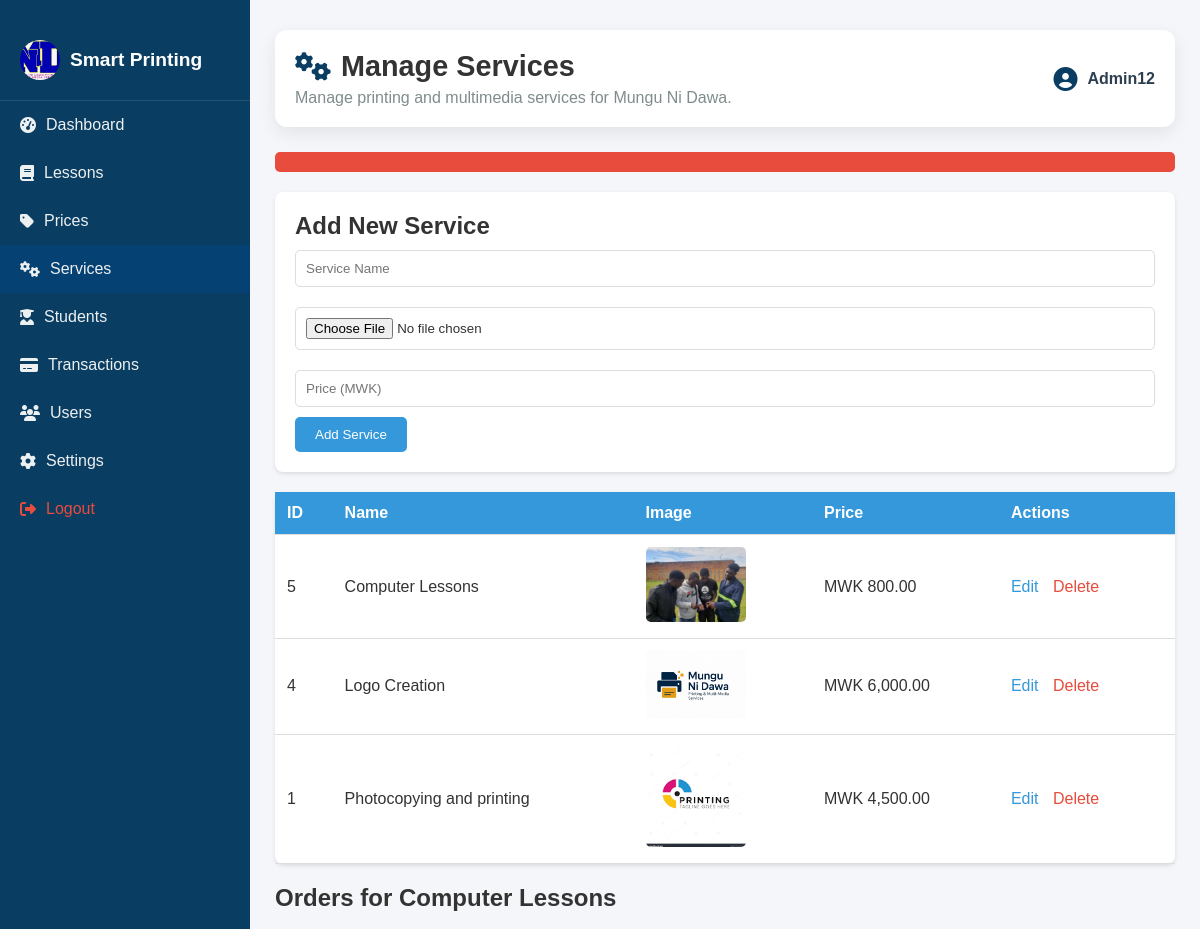
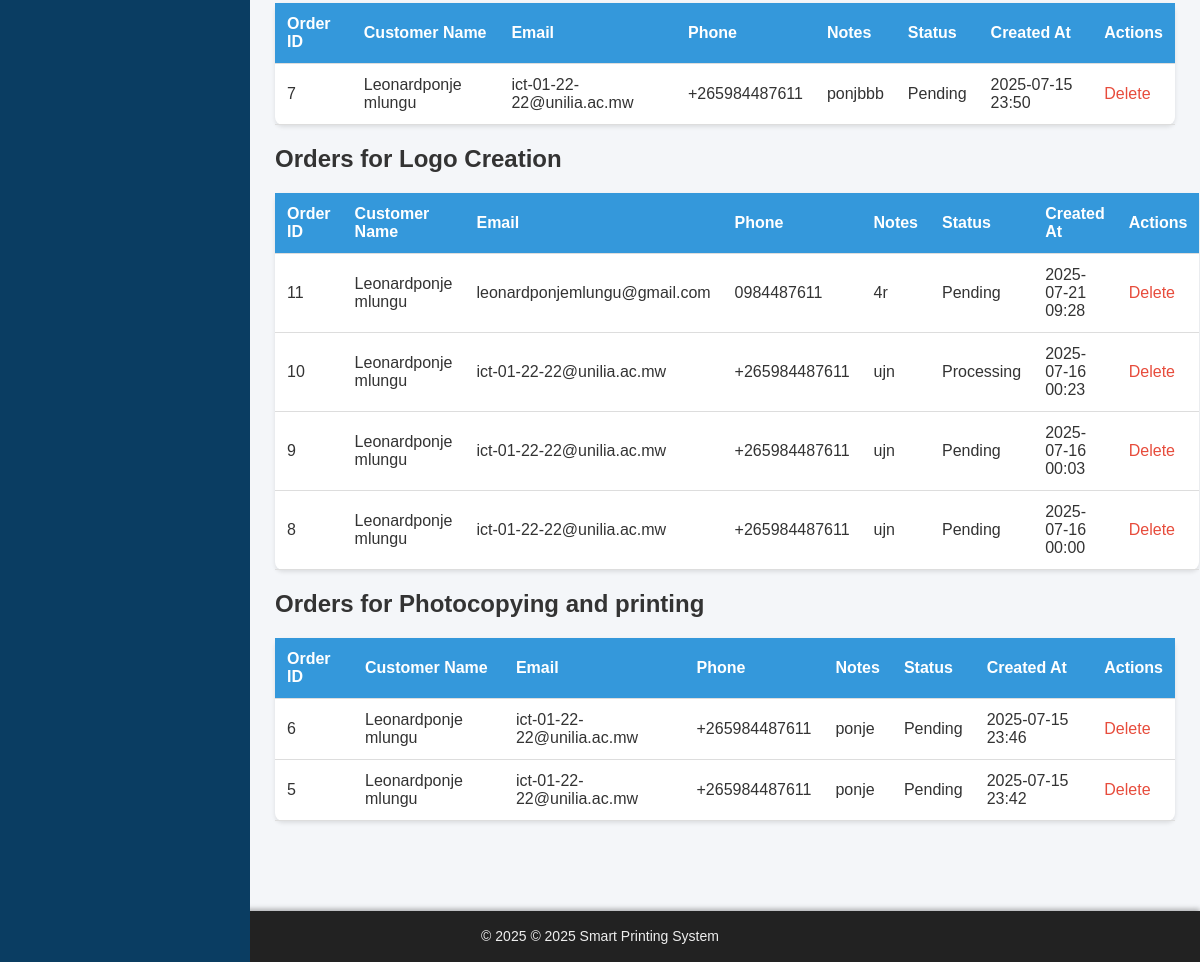
/admin/manage_services.php (signed in), run on the app's committed database (2 pictures, top to bottom).
### tables this page shows
CREATE TABLE IF NOT EXISTS `settings` (
  `id` int NOT NULL AUTO_INCREMENT,
  `business_name` varchar(255) NOT NULL DEFAULT 'Smart Printing System',
  `logo_path` varchar(255) DEFAULT 'assets/images/MND.jpeg',
  `contact_email` varchar(100) DEFAULT 'admin@example.com',
  `phone` varchar(50) DEFAULT NULL,
  `address` text,
  `paychangu_api_key` text,
  `mysql_user` varchar(50) DEFAULT 'root',
  `mysql_password` varchar(100) DEFAULT NULL,
  `created_at` timestamp NULL DEFAULT CURRENT_TIMESTAMP,
  `updated_at` timestamp NULL DEFAULT CURRENT_TIMESTAMP ON UPDATE CURRENT_TIMESTAMP,
  `site_timezone` varchar(100) DEFAULT 'Africa/Blantyre',
  `footer_text` varchar(255) DEFAULT '© 2025 Mungu Ni Dawa',
  `maintenance_mode` tinyint(1) DEFAULT '0',
  PRIMARY KEY (`id`)
);

CREATE TABLE IF NOT EXISTS `services` (
  `id` int NOT NULL AUTO_INCREMENT,
  `name` varchar(100) NOT NULL,
  `image` varchar(255) DEFAULT NULL,
  `category` varchar(50) DEFAULT NULL,
  `description` text,
  `created_at` timestamp NULL DEFAULT CURRENT_TIMESTAMP,
  `price` decimal(10,2) NOT NULL DEFAULT '0.00',
  PRIMARY KEY (`id`)
);

CREATE TABLE IF NOT EXISTS `orders` (
  `id` int NOT NULL AUTO_INCREMENT,
  `user_id` int DEFAULT NULL,
  `full_name` varchar(100) DEFAULT NULL,
  `service_id` int DEFAULT NULL,
  `document_path` varchar(255) DEFAULT NULL,
  `status` varchar(20) DEFAULT 'pending',
  `payment_status` varchar(20) DEFAULT 'unpaid',
  `created_at` timestamp NULL DEFAULT CURRENT_TIMESTAMP,
  `notes` text,
  `email` varchar(100) DEFAULT NULL,
  `phone` varchar(20) DEFAULT NULL,
  PRIMARY KEY (`id`),
  KEY `user_id` (`user_id`),
  KEY `service_id` (`service_id`)
);

### admin/includes/load_settings.php (called while the page is built, shortened)
<?php
$settings = [
    'business_name' => 'Smart Printing System',
    'logo_path' => '/smart-printing-system/assets/images/logo.png',
    'contact_email' => '',
    'address' => '',
    'whatsapp_number' => '',
    'footer_text' => '© ' . date('Y') . ' Smart Printing System — All rights reserved.',
    'site_timezone' => 'Africa/Blantyre',
    'maintenance_mode' => 0
];
$result = $conn->query("SELECT business_name, logo_path, contact_email, address, phone, site_timezone, footer_text, maintenance_mode FROM settings WHERE id = 1 LIMIT 1");
if ($result && $result->num_rows > 0) {
    $row = $result->fetch_assoc();
    foreach ($row as $key => $value) {
        if (!empty($value)) {
            $settings[$key] = $value;
        }
    }
}
?>

### admin/includes/functions.php (called while the page is built, shortened)
<?php
function formatCurrency($amount)
{
    return "MWK " . number_format($amount, 2);
}

### admin/manage_services.php (the view, shortened to what this page needs)
<?php
include 'includes/functions.php';
include 'includes/load_settings.php';
$statusMsg = '';
$services = [];
$result = $conn->query("SELECT * FROM services ORDER BY id DESC");
while ($row = $result->fetch_assoc()) {
    $services[] = $row;
}
$orders = [];
foreach ($services as $service) {
    $stmt = $conn->prepare("SELECT id, user_id, full_name, email, phone, notes, status, created_at FROM orders WHERE service_id = ? ORDER BY created_at DESC");
    $stmt->bind_param("i", $service['id']);
    $stmt->execute();
    $orders[$service['id']] = $stmt->get_result()->fetch_all(MYSQLI_ASSOC);
}
?>
<!DOCTYPE html>
<html lang="en">
<head>
    <link rel="stylesheet" href="/smart-printing-system/assets/css/admin_style.css">
    <link rel="stylesheet" href="https://cdnjs.cloudflare.com/ajax/libs/font-awesome/6.5.0/css/all.min.css">
</head>
<body>
    <div class="admin-wrapper">
        <div class="sidebar">
            <div class="logo">
            <img src="<?php echo htmlspecialchars($settings['logo_path']); ?>" alt="Logo" class="logo-img">
           <span><?php echo htmlspecialchars($settings['business_name']); ?></span>
            </div>
            <a href="dashboard.php"><i class="fas fa-tachometer-alt"></i> Dashboard</a>
            <a href="manage_lessons.php"><i class="fas fa-book"></i> Lessons</a>
            <a href="manage_prices.php"><i class="fas fa-tag"></i> Prices</a>
            <a href="manage_services.php" class="active"><i class="fas fa-cogs"></i> Services</a>
            <a href="manage_students.php"><i class="fas fa-user-graduate"></i> Students</a>
            <a href="manage_transactions.php"><i class="fas fa-credit-card"></i> Transactions</a>
            <a href="manage_users.php"><i class="fas fa-users"></i> Users</a>
            <a href="settings.php"><i class="fas fa-cog"></i> Settings</a>
            <a href="../logout.php" style="color: red;" onclick="return confirm('Are you sure you want to logout?');"><i class="fas fa-sign-out-alt"></i> Logout</a>
        </div>
        <div class="main-content">
            <header class="dashboard-header">
                <div class="header-content">
                    <h1><i class="fas fa-cogs"></i> Manage Services</h1>
                    <p>Manage printing and multimedia services for Mungu Ni Dawa.</p>
                </div>
                <div class="user-profile">
                    <i class="fas fa-user-circle"></i>
                    <span><?php echo htmlspecialchars($_SESSION['users']['username']); ?></span>
                </div>
            </header>
            <?php if (isset($statusMsg)): ?>
                <div class="status-msg <?php echo strpos($statusMsg, 'success') !== false ? 'success' : 'error'; ?>">
                </div>
            <?php endif; ?>
            <div class="form-container">
                <h2>Add New Service</h2>
                <form method="POST" enctype="multipart/form-data">
                    <input type="text" name="name" placeholder="Service Name" required>
                    <input type="file" name="image" accept="image/*" required>
                    <input type="number" name="price" placeholder="Price (MWK)" step="0.01" min="0" required>
                    <button type="submit">Add Service</button>
                </form>
            </div>
            <table class="service-table">
                <thead>
                    <tr>
                        <th>ID</th>
                        <th>Name</th>
                        <th>Image</th>
                        <th>Price</th>
                        <th>Actions</th>
                    </tr>
                </thead>
                <tbody>
                    <?php foreach ($services as $service): ?>
                        <tr>
                            <td><?php echo $service['id']; ?></td>
                            <td><?php echo htmlspecialchars($service['name']); ?></td>
                            <td><img src="/smart-printing-system/<?php echo htmlspecialchars($service['image']); ?>" alt="<?php echo htmlspecialchars($service['name']); ?>" class="service-image"></td>
                            <td><?php echo formatCurrency($service['price']); ?></td>
                            <td class="action-links">
                                <a href="#edit-<?php echo $service['id']; ?>" onclick="showEditForm(<?php echo $service['id']; ?>)">Edit</a>
                                <a href="#" class="delete" onclick="if(confirm('Are you sure?')){deleteService(<?php echo $service['id']; ?>)}">Delete</a>
                            </td>
                        </tr>
                    <?php endforeach; ?>
                </tbody>
            </table>
            <?php foreach ($services as $service): ?>
                <h2>Orders for <?php echo htmlspecialchars($service['name']); ?></h2>
                <table class="order-table">
                    <thead>
                        <tr>
                            <th>Order ID</th>
                            <th>Customer Name</th>
                            <th>Email</th>
                            <th>Phone</th>
                            <th>Notes</th>
                            <th>Status</th>
                            <th>Created At</th>
                            <th>Actions</th>
                        </tr>
                    </thead>
                    <tbody>
                        <?php if (empty($orders[$service['id']])): ?>
                            <tr>
                                <td colspan="8" style="text-align: center;">No orders for this service.</td>
                            </tr>
                        <?php else: ?>
                            <?php foreach ($orders[$service['id']] as $order): ?>
                                <tr>
                                    <td><?php echo $order['id']; ?></td>
                                    <td><?php echo htmlspecialchars($order['full_name']); ?></td>
                                    <td><?php echo htmlspecialchars($order['email']); ?></td>
                                    <td><?php echo htmlspecialchars($order['phone']); ?></td>
                                    <td><?php echo htmlspecialchars($order['notes'] ?: 'N/A'); ?></td>
                                    <td><?php echo ucfirst($order['status']); ?></td>
                                    <td><?php echo date('Y-m-d H:i', strtotime($order['created_at'])); ?></td>
                                    <td class="action-links">
                                        <a href="#" class="delete" onclick="if(confirm('Are you sure?')){deleteOrder(<?php echo $order['id']; ?>)}">Delete</a>
                                    </td>
                                </tr>
                            <?php endforeach; ?>
                        <?php endif; ?>
                    </tbody>
                </table>
            <?php endforeach; ?>
        </div>
    </div>
<?php include 'includes/footer.php'; ?>
</body>
</html>

### admin/includes/footer.php (shortened to what this page needs)
<footer id="admin-footer" style="
    background-color: #222;
    color: #eee;
    text-align: center;
    padding: 15px 20px;
    font-size: 14px;
    font-family: 'Segoe UI', Tahoma, Geneva, Verdana, sans-serif;
    box-shadow: 0 -2px 5px rgba(0,0,0,0.3);
    position: relative;
    bottom: 0;
    width: 100%;
    margin-top: 40px;
    user-select: none;
">
  <p style="margin: 0; line-height: 1.5;">
    &copy; <?php echo date("Y"); ?>
    <?php
      echo !empty($settings['footer_text'])
           ? htmlspecialchars($settings['footer_text'])
           : 'Smart Printing System — All rights reserved.';
    ?>
  </p>
</footer>

### assets/css/admin_style.css (style rules this page uses)
* { margin: 0; padding: 0; box-sizing: border-box; font-family: 'Arial', sans-serif; }
body { background-color: #f4f6f9; color: #333; overflow-x: hidden; }
.admin-wrapper { display: flex; min-height: 100vh; }
.sidebar { width: 250px; background-color: #0a3d62; color: #fff; padding: 20px 0; position: fixed; top: 0; bottom: 0; left: 0; overflow-y: auto; z-index: 1000; }
.sidebar .logo { display: flex; align-items: center; padding: 20px; border-bottom: 1px solid rgba(255, 255, 255, 0.1); }
.sidebar .logo-img { width: 40px; height: 40px; margin-right: 10px; border-radius: 50%; object-fit: cover; }
.sidebar span { font-size: 1.2rem; font-weight: bold; }
.sidebar a { display: flex; align-items: center; padding: 15px 20px; color: #ecf0f1; text-decoration: none; transition: background 0.3s ease; }
.sidebar a i { margin-right: 10px; }
.sidebar a:hover, .sidebar a.active { background-color: #064173; }
.sidebar a[style*="color: red"] { color: #e74c3c !important; }
.main-content { margin-left: 250px; padding: 30px 25px; width: calc(100% - 250px); transition: margin-left 0.3s ease; }
.dashboard-header { display: flex; justify-content: space-between; align-items: center; background-color: #fff; padding: 20px; border-radius: 12px; box-shadow: 0 6px 18px rgba(0, 0, 0, 0.08); margin-bottom: 25px; flex-wrap: wrap; }
.header-content h1 { font-size: 1.8rem; display: flex; align-items: center; }
.header-content h1 i { margin-right: 10px; color: #0a3d62; }
.header-content p { color: #7f8c8d; margin-top: 6px; }
.user-profile { display: flex; align-items: center; font-size: 1rem; color: #2c3e50; }
.user-profile i { font-size: 1.5rem; margin-right: 10px; color: #0a3d62; }
.user-profile span { font-weight: bold; }
.sidebar { width: 250px; background-color: #0a3d62; color: #fff; padding: 20px 0; position: fixed; top: 0; bottom: 0; left: 0; overflow-y: auto; z-index: 1000; transition: transform 0.3s ease; }

### admin/manage_services.php (style rules this page uses)
.service-table, .order-table { width: 100%; border-collapse: collapse; margin: 20px 0; background: #fff; border-radius: 8px; box-shadow: 0 2px 4px rgba(0, 0, 0, 0.1); }
.service-table th, .service-table td, .order-table th, .order-table td { padding: 12px; text-align: left; border-bottom: 1px solid #ddd; }
.service-table th, .order-table th { background: #3498db; color: #fff; }
.form-container { background: #fff; padding: 20px; border-radius: 8px; box-shadow: 0 2px 4px rgba(0, 0, 0, 0.1); margin-bottom: 20px; }
.form-container input, .form-container textarea { width: 100%; padding: 10px; margin: 10px 0; border: 1px solid #ddd; border-radius: 5px; }
.form-container button { padding: 10px 20px; background: #3498db; color: #fff; border: none; border-radius: 5px; cursor: pointer; }
.status-msg { padding: 10px; margin-bottom: 20px; border-radius: 5px; text-align: center; }
.status-msg.error { background: #e74c3c; color: #fff; }
.action-links a { margin-right: 10px; color: #3498db; text-decoration: none; }
.action-links a.delete { color: #e74c3c; }
.service-image { width: 100px; height: auto; border-radius: 5px; }

### data on the page
settings: logo_path (picture), business_name "Smart Printing", footer_text "© 2025 Smart Printing System"
services: id "5", name "Computer Lessons", image (picture), price "MWK 800.00"
services: id "4", name "Logo Creation", image (picture), price "MWK 6,000.00"
services: id "1", name "Photocopying and printing", image (picture), price "MWK 4,500.00"
orders: id "7", full_name "Leonardponje mlungu", email "ict-01-22-22@unilia.ac.mw", phone "+265984487611", notes "ponjbbb", status "Pending", created_at "2025-07-15 23:50"
orders: id "11", full_name "Leonardponje mlungu", email "leonardponjemlungu@gmail.com", phone "0984487611", notes "4r", status "Pending", created_at "2025-07-21 09:28"
orders: id "10", full_name "Leonardponje mlungu", email "ict-01-22-22@unilia.ac.mw", phone "+265984487611", notes "ujn", status "Processing", created_at "2025-07-16 00:23"
orders: id "9", full_name "Leonardponje mlungu", email "ict-01-22-22@unilia.ac.mw", phone "+265984487611", notes "ujn", status "Pending", created_at "2025-07-16 00:03"
orders: id "8", full_name "Leonardponje mlungu", email "ict-01-22-22@unilia.ac.mw", phone "+265984487611", notes "ujn", status "Pending", created_at "2025-07-16 00:00"
orders: id "6", full_name "Leonardponje mlungu", email "ict-01-22-22@unilia.ac.mw", phone "+265984487611", notes "ponje", status "Pending", created_at "2025-07-15 23:46"
orders: id "5", full_name "Leonardponje mlungu", email "ict-01-22-22@unilia.ac.mw", phone "+265984487611", notes "ponje", status "Pending", created_at "2025-07-15 23:42"

### other printed values
$_SESSION['users']['username'] "Admin12"
